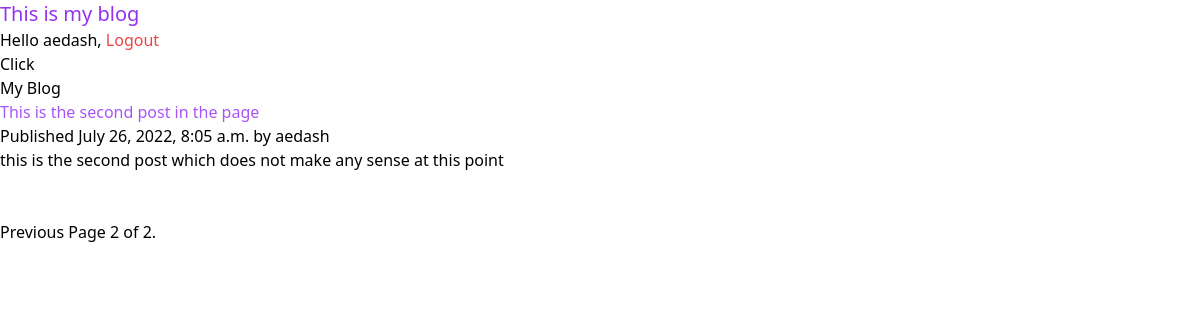
Page /?page=2 (signed in) on the committed database.
### core/models.py (models this page shows, shortened)
class Post(models.Model):
    STATUS_CHOICES = (
        ('draft', 'Draft'),
        ('published', 'Published'),
    )
    title = models.CharField(max_length=250)
    slug = models.SlugField(max_length=250,
                            unique_for_date='publish')
    author = models.ForeignKey(User,
                               on_delete=models.CASCADE,
                               related_name='blog_posts')
    body = models.TextField()
    publish = models.DateTimeField(default=timezone.now)
    created = models.DateTimeField(auto_now_add=True)
    updated = models.DateTimeField(auto_now=True)
    status = models.CharField(max_length=10,
                              choices=STATUS_CHOICES,
                              default='draft')
    class Meta:
        ordering = ('-publish',)
    def get_absolute_url(self):
        return reverse('post_detail', args=[self.publish.year, self.publish.month, self.publish.day, self.slug])

### core/views.py (the view)
# urls.py: path('',views.index,name = 'index'),
def index(request):
    object_list = Post.objects.filter(status = 'published')
    paginator = Paginator(object_list,3) # 3 posts in each page
    page = request.GET.get('page')
    try:
        posts = paginator.page(page)
    except PageNotAnInteger:
        posts = paginator.page(1)
    except EmptyPage:
        posts = paginator.page(paginator.num_pages)
    return render(request,'core/index.html',{'posts':posts,'page':page})

### templates/core/index.html (shortened to what this page needs)
{% extends 'base.html' %}
{% load static %}
{% block content %}
<link href="{% static 'css/style.css' %}" rel="stylesheet">
    <a href="{% url 'locked' %}">Click</a>
    <h1>My Blog</h1>
{% for post in posts %}
<h2>
<a  class="text-purple-500" href="{{ post.get_absolute_url }}">
{{ post.title }}
</a>
</h2>
<p class="date">
Published {{ post.publish }} by {{ post.author }}
</p>
<p  class="text-blue-800" >  {{ post.body|truncatewords:30|linebreaks }}</p>
{% endfor %}
<br>
<br>
{% include "core/pagination.html" with page=posts %}
{% endblock content %}

### templates/base.html (shortened to what this page needs)
{% load static %}
<!DOCTYPE html>
<html>
<head>
<link href="{% static 'css/base.css' %}" rel="stylesheet">
<link href="{% static 'css/style.css' %}" rel="stylesheet">
</head>
<body>
    <div class="header">
        <p  class = 'text-purple-600 text-xl '>This is my blog</p>
        {% if request.user.is_authenticated %}
    Hello {{ request.user.username }},
        <a class="text-red-500" href="{% url 'logout' %}">Logout</a>
        {% else %}
        {% if request.path == '/login/' %}
       <a href="/"> Home</a>
        {% else %}
        <a class="text-blue-500" href="{% url 'login' %}">Log-in</a> or <a class="text-blue-500" href="{% url 'register' %}">Register</a>
        {% endif %}
        {% endif %}
    </div>
{% block content %}{% endblock %}
</body>
</html>

### static/css/style.css (style rules this page uses)
html { line-height: 1.5; -webkit-text-size-adjust: 100%; -moz-tab-size: 4; -o-tab-size: 4; tab-size: 4; font-family: ui-sans-serif, system-ui, -apple-system, BlinkMacSystemFont, "Segoe UI", Roboto, "Helvetica Neue", Arial, "Noto Sans", sans-serif, "Apple Color Emoji", "Segoe UI Emoji", "Segoe UI Symbol", "Noto Color Emoji"; }
body { margin: 0; line-height: inherit; }
h1, h2, h3, h4, h5, h6 { font-size: inherit; font-weight: inherit; }
a { color: inherit; text-decoration: inherit; }
blockquote, dl, dd, h1, h2, h3, h4, h5, h6, hr, figure, p, pre { margin: 0; }
.text-xl { font-size: 1.25rem; line-height: 1.75rem; }
.text-purple-600 { --tw-text-opacity: 1; color: rgb(147 51 234 / var(--tw-text-opacity)); }
.text-red-500 { --tw-text-opacity: 1; color: rgb(239 68 68 / var(--tw-text-opacity)); }
.text-purple-500 { --tw-text-opacity: 1; color: rgb(168 85 247 / var(--tw-text-opacity)); }
.text-blue-800 { --tw-text-opacity: 1; color: rgb(30 64 175 / var(--tw-text-opacity)); }

### templates/base.html (style rules this page uses)
* { margin:0; padding: 0px; }

### rows in the picture
Post: title "This is the second post in the page", publish "July 26, 2022, 8:05 a.m.", author "aedash", body "this is the second post which does not make any sense at this point"

### other values in the picture
{{ request.user.username }} "aedash"
{{ page.number }} "2"
{{ page.paginator.num_pages }} "2"
